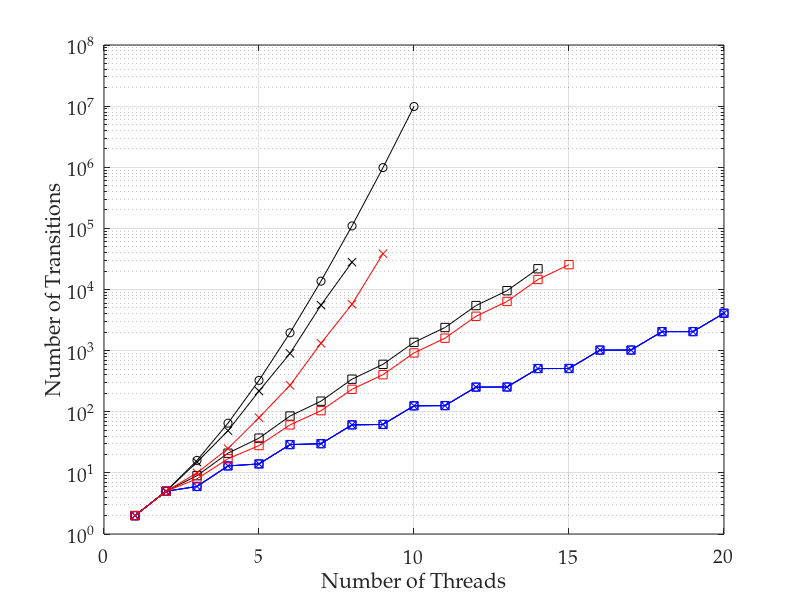

Reproduce this figure in MATLAB. (Note: this script raises an error after producing the figure.)
%% importing data
transitions = dlmread('t43_tpl2_ops1.csv', ',', 0, 0);
% convert 0 values to NaNs, as these don't plot
transitions(transitions==0)=nan;
threads = [1:20];

%% plotting lines

semilogy(threads, transitions(:, 1), 'ko-')
hold on
semilogy(threads, transitions(:, 2), 'kx-')
semilogy(threads, transitions(:, 3), 'ks-')
semilogy(threads, transitions(:, 4), 'bo-')
semilogy(threads, transitions(:, 5), 'bx-')
semilogy(threads, transitions(:, 6), 'bs-')
semilogy(threads, transitions(:, 7), 'rx-')
semilogy(threads, transitions(:, 8), 'rs-')
hold off
grid on

%% adding axis labels
ax = gca;
set(ax, 'FontName', 'Palatino Linotype', 'FontSize', 14);
xlabel('Number of Threads');
ylabel('Number of Transitions');
axis([0 20 1 100000000])
ax.YTick = [1 100 10000 1000000 100000000];

%% output pdf file
h = figure(1);
h.Units = 'centimeters'; % set figure position to cm
%h.Position(2) = [h.Position(2)-9]; % set figure position bevore resize
h.Position([3:4]) = [10,7]; % resize figure
Plot2LaTeX( h, 't43_tpl2_ops1' )